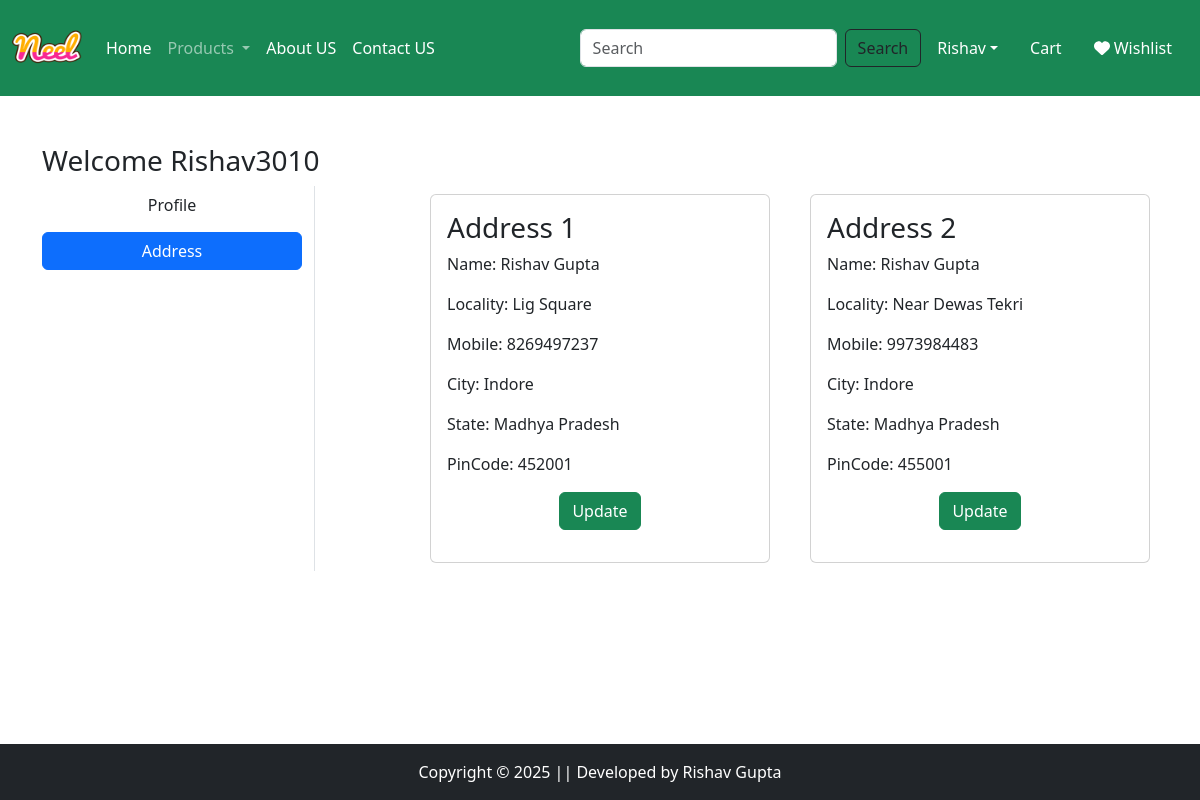
The page /address/ (signed in) on the database its author committed.
### App/models.py (models this page shows, shortened)
class Customer(models.Model):
    user = models.ForeignKey(User,on_delete=models.CASCADE)
    name = models.CharField(max_length=200)
    locality = models.CharField(max_length=200)
    city = models.CharField(max_length=50)
    mobile = models.IntegerField(default=0)
    zipcode = models.IntegerField()
    state = models.CharField(choices=STATE_CHOICES,max_length=100)

### App/views.py (the view)
# urls.py: path('address/', views.address, name="address"),
@login_required
def address(request):
    add = Customer.objects.filter(user=request.user)
    totalitem=0
    wishitem = 0
    if request.user.is_authenticated:
        totalitem = len(Cart.objects.filter(user=request.user))
        wishitem = len(Wishlist.objects.filter(user=request.user))
    return render(request,'app/address.html',locals())

### App/templates/app/address.html (shortened to what this page needs)
{% extends "app/base.html" %}
{% load static %}
{% block main-content %}
<div class="container my-5">
    <div class="row">
        <h3>Welcome <span class="text-capitalize">{{ request.user }}</span></h3>
        <div class="col-sm-3 border-end">
            <ul class="list-unstyled">
                <li class="d-grid mb-2">
                    <a href="{% url 'profile' %}" class="btn btn">Profile</a>
                </li>
                <li class="d-grid">
                    <a href="{% url 'address' %}" class="btn btn-primary">Address</a>
                </li>
            </ul>
        </div>
        <div class="col-sm-8 offset-sm-1">
            <div class="row">
                {% for ad in add %}
                    <div class="col-sm-6">
                        <div class="card m-2">
                            <div class="card-body">
                                <h3>Address {{forloop.counter}}</h3>
                                <p>Name: {{ad.name}}</p>
                                <p>Locality: {{ad.locality}}</p>
                                <p>Mobile: {{ad.mobile}}</p>
                                <p>City: {{ad.city}}</p>
                                <p>State: {{ad.state}}</p>
                                <p>PinCode: {{ad.zipcode}}</p>
                                <p class="text-center"><a href="{% url 'updateAddress' pk=ad.id %}" type="button" class="btn btn-success">Update</a></p>
                            </div>
                        </div>
                    </div>
                {% endfor %}
            </div>
        </div>
    </div>
</div>
{% endblock main-content %}

### rows shown on the page
Customer: name "Rishav Gupta", locality "Lig Square", mobile "8269497237", city "Indore", state "Madhya Pradesh", zipcode "452001"
Customer: name "Rishav Gupta", locality "Near Dewas Tekri", mobile "9973984483", city "Indore", state "Madhya Pradesh", zipcode "455001"

### other values the page prints
{{ request.user }} "Rishav3010"
